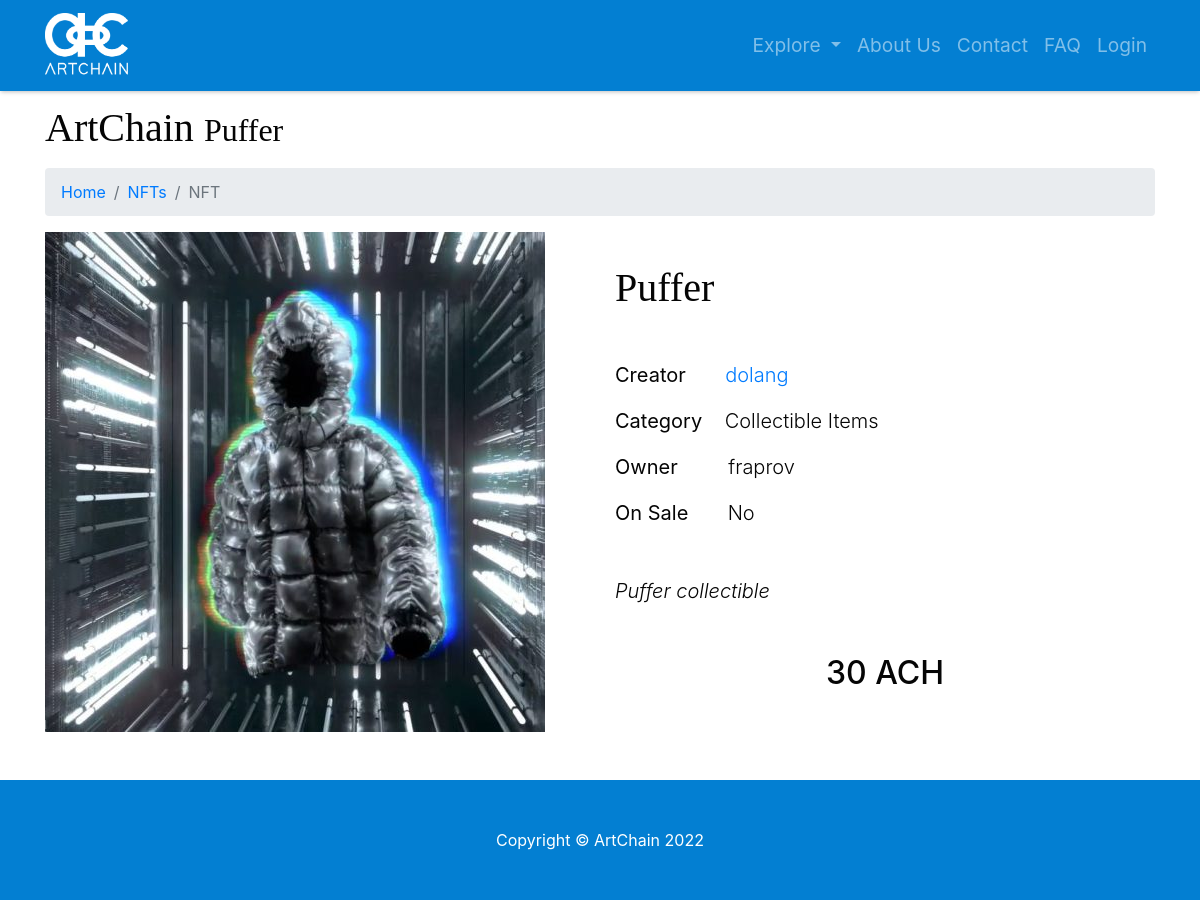
Screenshot of /item/nft/Puffer with the database file from the repository.
### model.py (models this page shows)
class NFT(db.Model):
    __tablename__ = 'nfts'
    id = db.Column(db.Integer, primary_key=True)
    name = db.Column(db.String(64))
    category = db.Column(db.String(64))
    description = db.Column(db.Text)
    price = db.Column(db.Float)
    creator_id = db.Column(db.String(64), index=True)
    owner_id = db.Column(db.String(64))
    on_sale = db.Column(db.Boolean(1))
    img_src = db.Column(db.String(64))

class User(db.Model):
    __tablename__ = 'users'
    id = db.Column(db.Integer, unique=True, primary_key=True)
    username = db.Column(db.String(64), unique=True, index=True)
    password = db.Column(db.String(64))
    email = db.Column(db.String(64), unique=True)
    role_id = db.Column(db.Integer, db.ForeignKey('roles.id'))
    name = db.Column(db.String(64))
    surname = db.Column(db.String(64))
    category = db.Column(db.String(64), default=False)
    profile_pic_src = db.Column(db.String(64))
    insta = db.Column(db.Integer)
    instaname = db.Column(db.String(64))
    face = db.Column(db.Integer)
    facename = db.Column(db.String(64))
    twitter = db.Column(db.Integer)
    twittername = db.Column(db.String(64))
    yt = db.Column(db.Integer)
    ytname = db.Column(db.String(64))
    tiktok = db.Column(db.Integer)
    tiktokname = db.Column(db.String(64))
    twitch = db.Column(db.Integer)
    twitchname = db.Column(db.String(64))
    applemusic = db.Column(db.Integer)
    applemusicname = db.Column(db.String(64))
    spotify = db.Column(db.Integer)
    spotifyname = db.Column(db.String(64))
    soundcloud = db.Column(db.Integer)
    soundcloudname = db.Column(db.String(64))
    sales = db.Column(db.Integer)
    value = db.Column(db.Integer)

### app.py (the view, shortened to what this page needs)
@app.route('/item/nft/<name>', methods=['GET', 'POST'], endpoint="nft_by_name")
def item_nft(name):
    nft = None
    user_logged_in = None
    form = None
    for row in db.session.query(model.NFT).filter_by(name=name):
        nft = row
    if nft is None:
        return page_not_found(KeyError)
    nft_creator = db.session.query(model.User).filter_by(id=nft.creator_id).first()
    nft_owner = db.session.query(model.User).filter_by(id=nft.owner_id).first()
    try:
        if session['username']:
            user_logged_in = db.session.query(model.User).filter_by(username=session['username']).first()
    except KeyError:
        return render_template('item-nft.html', form=form, nft=nft, nft_creator=nft_creator, nft_owner=nft_owner)

### templates/item-nft.html (shortened to what this page needs)
{% include 'main-template.html' %}
{% block content %}
<head>
</head>
<div class="container">
   <h1 class="mt-4 mb-3">ArtChain
      <small>{{nft.name}}</small>
   </h1>
   <ol class="breadcrumb">
      <li class="breadcrumb-item">
         <a href="/">Home</a>
      </li>
      <li class="breadcrumb-item">
         <a href="/explore-nfts">NFTs</a>
      </li>
      <li class="breadcrumb-item active">NFT</li>
   </ol>
</div>
<section class="mb-5">
   <div class="container">
      <div class="row gx-4 gx-lg-5 align-items-center">
         <div class="col-lg-6"><img class="img-fluid mb-5 mb-md-0" src="{{url_for('static', filename='uploads/nfts/'+nft.img_src)}}" alt="{{nft.name}}"/></div>
         <div class="col-lg-6">
            <h1 class="display-5 fw-bolder">{{nft.name}}</h1>
            <div class="mt-5">
               <p class="lead"><strong>Creator</strong>&nbsp;&nbsp;&nbsp;&nbsp;&nbsp;&nbsp;&nbsp;<a href="{{url_for('profile_by_user', username=nft_creator.username)}}">{{nft_creator.username}}</a></p>
               <p class="lead"><strong>Category</strong>&nbsp;&nbsp;&nbsp;&nbsp;{{nft.category}}</p>
               <p class="lead"><strong>Owner</strong>&nbsp;&nbsp;&nbsp;&nbsp;&nbsp;&nbsp;&nbsp;&nbsp;&nbsp;{{nft_owner.username}}</p>
               <p class="lead"><strong>On Sale</strong>&nbsp;&nbsp;&nbsp;&nbsp;&nbsp;&nbsp;
                  {% if nft.on_sale %}
                  Yes
                  {% else %}
                  No
                  {% endif %}
               </p>
               <p class="lead mt-5 font-italic">{{nft.description}}</p>
               <div class="fs-5 mt-5 text-center">
                  <h2>{{nft.price}} ACH</h2>
               </div>
            </div>
         </div>
      </div>
   </div>
</section>
{% endblock content %}
{% include 'footer.html' %}

### static/css/modern-business.css (style rules this page uses)
body { padding-top: 56px; }
h1 { font-family: building; }

### rows the page displays
NFT: name "Puffer", img_src+name (picture), category "Collectible Items", description "Puffer collectible", price "30"
User: username "dolang"
User: username "fraprov"
